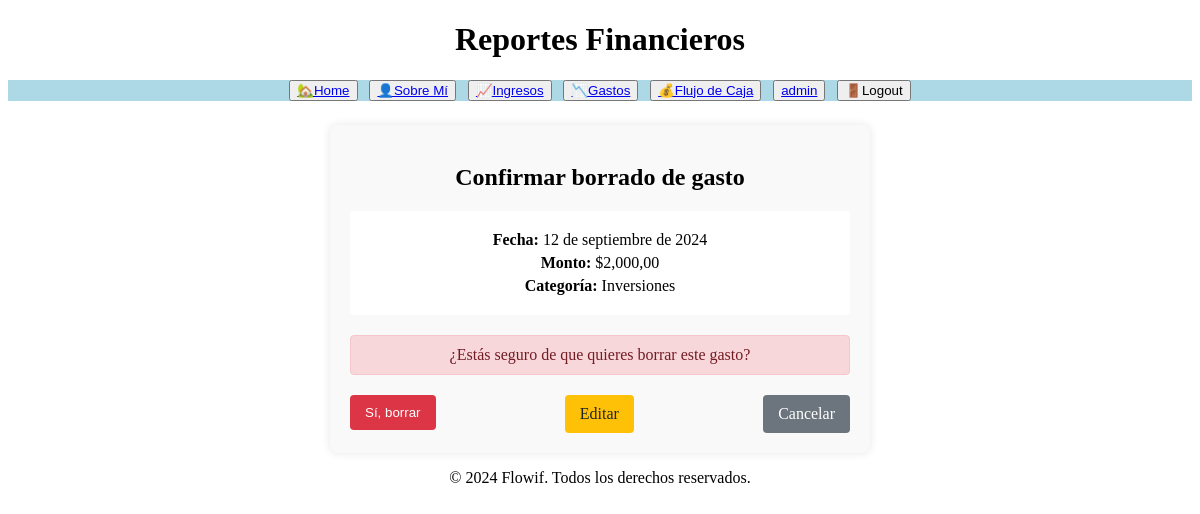
Page /gastos/borrar/3/ (signed in) on the committed database.
### reportes/models.py (models this page shows, shortened)
class Gastos(models.Model):
    id= models.AutoField(primary_key=True)
    fecha = models.DateField()
    monto = models.DecimalField(max_digits=10, decimal_places=0)
    categoria = models.CharField(max_length=100)
    descripcion = models.CharField(max_length=255, blank=True, null=True)
    class Meta:
        verbose_name = "Gasto"
        verbose_name_plural = "Gastos"

### reportes/views.py (the view)
# urls.py: path('gastos/borrar/<int:gasto_id>/', views.borrar_gastos, name='borrar_gastos'),
@login_required
def borrar_gastos(request, gasto_id):
    gasto = get_object_or_404(Gastos, id=gasto_id)
    if request.method == 'POST':
        gasto.delete()
        return redirect('reportes:gastos')
    return render(request, 'reportes/borrar_gastos.html', {'gasto': gasto})

### reportes/templates/reportes/borrar_gastos.html (shortened to what this page needs)
{% extends 'reportes/base.html' %}
{% load humanize %}
{% block main %}
<div class="delete-form-container">
    <h2>Confirmar borrado de gasto</h2>
    <div class="gasto-details">
        <p><strong>Fecha:</strong> {{ gasto.fecha }}</p>
        <p><strong>Monto:</strong> ${{ gasto.monto|floatformat:2|intcomma }}</p>
        <p><strong>Categoría:</strong> {{ gasto.categoria }}</p>
    </div>
    <p class="warning">¿Estás seguro de que quieres borrar este gasto?</p>
    <div class="form-actions">
        <form method="post">
            <button type="submit" class="btn-borrar">Sí, borrar</button>
        </form>
        <a href="{% url 'reportes:editar_gastos' gasto.id %}" class="btn-editar">Editar</a>
        <a href="{% url 'reportes:gastos' %}" class="btn-cancelar">Cancelar</a>
    </div>
</div>
{% endblock %}

### reportes/templates/reportes/navbar.html (shortened to what this page needs)
<div
  style="
    margin-bottom: 2%;
    display: flex;
    justify-content: center;
    gap: 1%;
    background-color: lightblue;
  "
>
    <button>
        <a href="{% url 'reportes:index' %}">🏡Home</a>
    </button>
    <button>
        <a href="{% url 'reportes:about' %}">👤Sobre Mí</a>
    </button>
    {% if user.is_authenticated %}
        <button>
            <a href="{% url 'reportes:ingresos' %}">📈Ingresos</a>
        </button>
        <button>
            <a href="{% url 'reportes:gastos' %}">📉Gastos</a>
        </button>
        <button>
            <a href="{% url 'reportes:flujodecaja' %}">💰Flujo de Caja</a>
        </button>
        <button>
            <a href="#">{{ user.username }}</a>
        </button>
        <form method="post" action="{% url 'logout' %}" style="display: inline;">
            <button type="submit" onclick="return confirm('¿Estás seguro de que quieres cerrar sesión?');">🚪Logout</button>
        </form>
    {% else %}
        <button>
            <a href="{% url 'login' %}">Login🌐</a>
        </button>
    {% endif %}
</div>

### reportes/templates/reportes/borrar_gastos.html (style rules this page uses)
.delete-form-container { max-width: 500px; margin: 0 auto; padding: 20px; background-color: #f9f9f9; border-radius: 8px; box-shadow: 0 0 10px rgba(0,0,0,0.1); }
.gasto-details { background-color: #fff; padding: 15px; border-radius: 4px; margin-bottom: 20px; }
.gasto-details p { margin: 5px 0; }
.warning { color: #721c24; background-color: #f8d7da; border: 1px solid #f5c6cb; padding: 10px; border-radius: 4px; margin-bottom: 20px; }
.form-actions { display: flex; justify-content: space-between; }
.btn-borrar, .btn-editar, .btn-cancelar { padding: 10px 15px; border: none; border-radius: 4px; cursor: pointer; text-decoration: none; text-align: center; color: white; }
.btn-borrar { background-color: #dc3545; }
.btn-editar { background-color: #ffc107; color: #212529; }
.btn-cancelar { background-color: #6c757d; }

### rows in the picture
Gastos: fecha "12 de septiembre de 2024", monto "2,000,00", categoria "Inversiones"

### other values in the picture
{{ user.username }} "admin"
